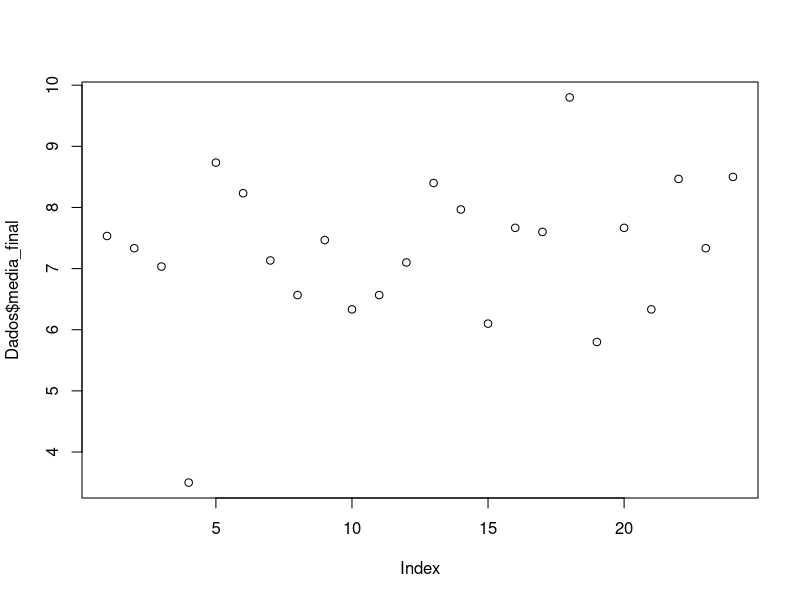
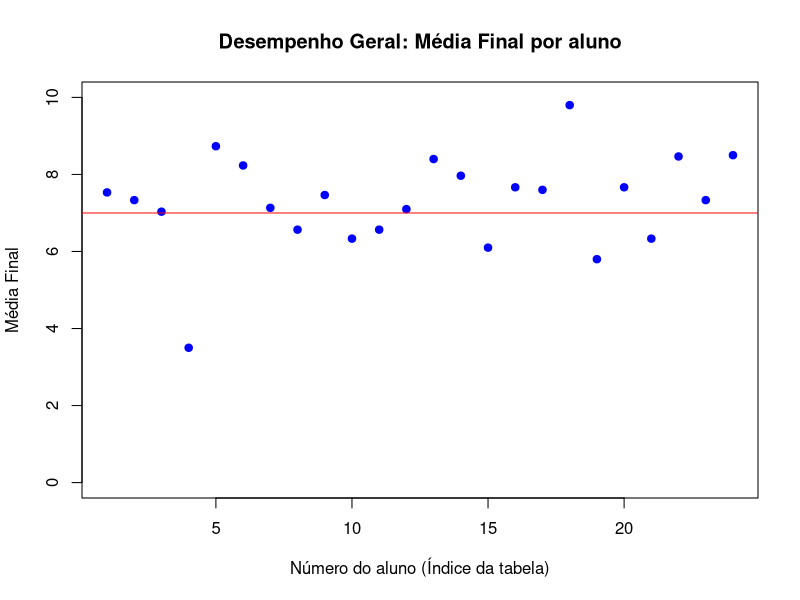
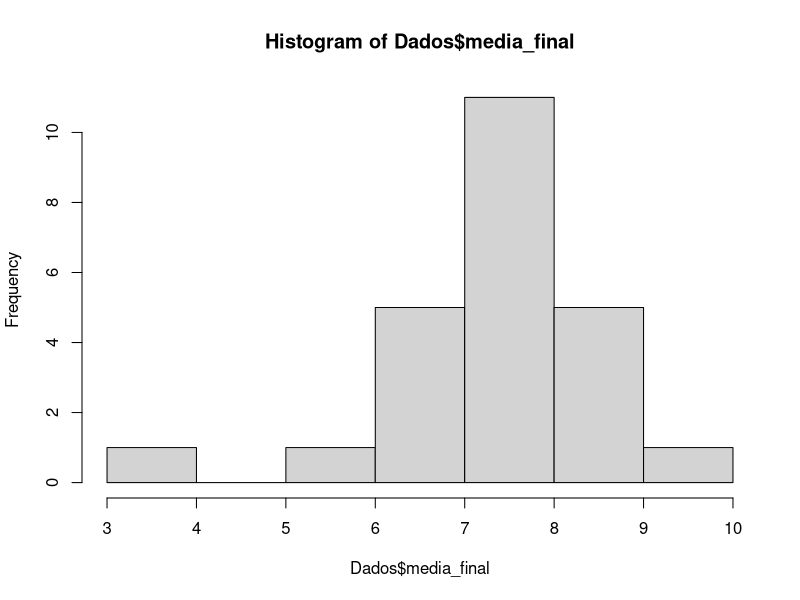
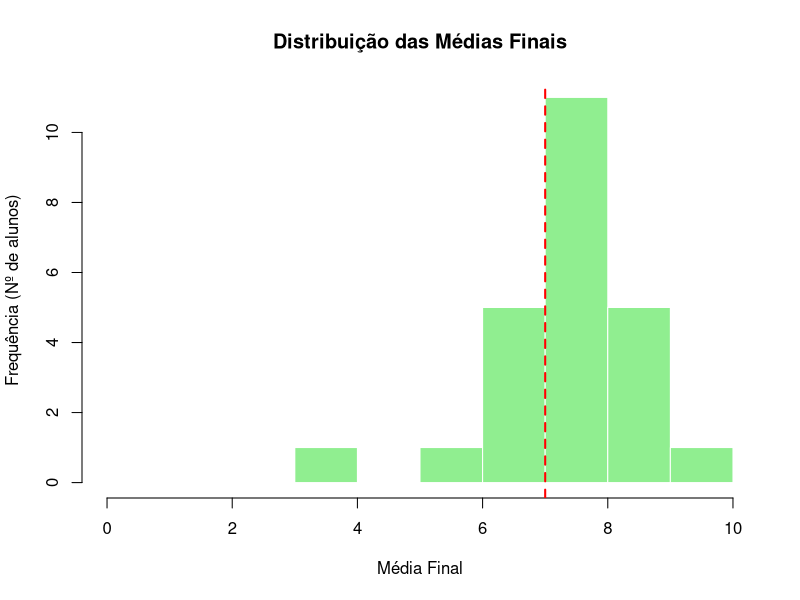
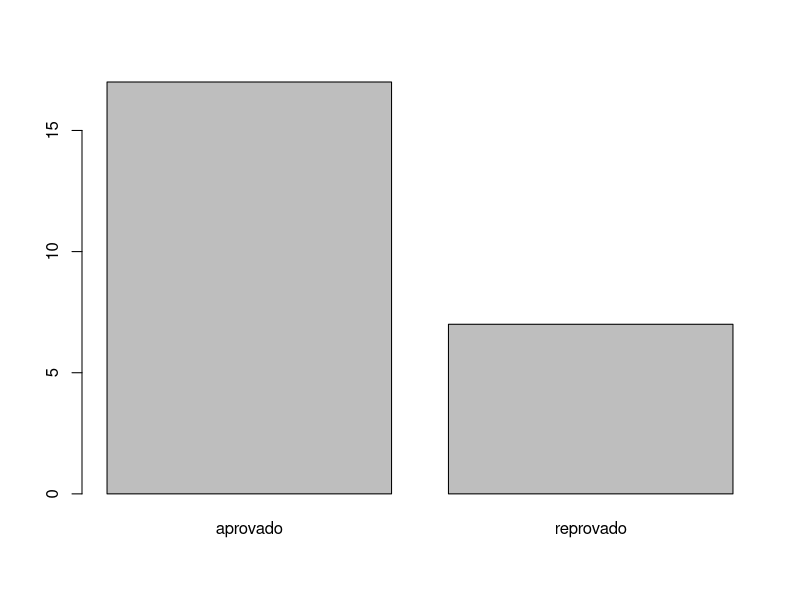

Write the R code that produced these figures, in order.
## ---- chunk 1
# Adição
2 + 2

#Subtração
2 - 2

# Divisão
4 / 2

# Multiplicação
4 * 10

# Potência
2 ^ 3
## ---- chunk 2
# Adição
x = 4
x 
# Divisão
y <-  20 / 2
y 
# Subtração
subtracao <- x - y
subtracao
# Multiplicação
x * y
## ---- chunk 3
# Criando uma lista com as idades (Números inteiros)
idades <- c(19, 22, 18, 25)
# Criando uma lista com as notas (Números decimais - use sempre PONTO em vez de vírgula)
notas <- c(8.5, 6.0, 9.2, 3.7)
## ---- chunk 4
# Incorreto:
# aluno_exemplo <- Ana

# Correto:
aluno_exemplo <- "Ana"

# Criando uma lista com o nome dos alunos
alunos <- c("Ana", "Bruno", "Carlos", "Luiz")
length(alunos)
## ---- chunk 5
# Criando uma lista lógica (Verdadeiro ou Falso)
aprovado <- c(TRUE, TRUE, TRUE, FALSE)
## ---- chunk 6
# 1: Soma de numeros decimais 
#1,5 + 6,8

# 2
#notas_exercicio <- c(8.5, 6.0, 9.2, 3.7

# 3
#alunos_exercicio <- c(Ana, "Bruno")
## ---- chunk 7
class(notas)
class(alunos)
class(aprovado)
## ---- chunk 8
aprovado_num <- as.numeric(aprovado)
aprovado_num
class(aprovado_num)
## ---- chunk 9
alunos[2]
notas[2] 
## ---- chunk 10
table(notas) # conta a frequência de cada valor
unique(idades)  # Mostra apenas os valores únicos sem repetição
tabela <- data.frame(alunos, idades, notas, aprovado) # Cria uma "planilha"
tabela
## ---- chunk 11
ls()
rm("aprovado_num")
## ---- chunk 12
# Quem tirou EXATAMENTE 6.0?
tabela$notas == 6.0

# Quem tirou uma nota DIFERENTE de 6.0?
tabela$notas != 6.0

# Quais alunos têm 20 anos ou menos?
tabela$idades <= 20

# Perguntando ao R: Quais notas são maiores ou iguais a 6.0?
tabela$notas >= 6.0
## ---- chunk 13
# &: O aluno tem menos de 20 anos e tirou nota maior que 8?
# Só será TRUE se as duas coisas forem verdade.
(tabela$idades < 20) & (tabela$notas > 8.0)
tabela$alunos[(tabela$idades < 20) & (tabela$notas > 8.0)]

# OU (|): O aluno tem menos de 20 anos OU tirou nota maior que 8?
# Será TRUE se pelo menos UMA das coisas for verdade.
(tabela$idades < 20) | (tabela$notas > 8.0)
sum((tabela$idades < 20) | (tabela$notas > 8.0))
table((tabela$idades < 20) | (tabela$notas > 8.0))
## ---- chunk 14

## ---- chunk 15
# Vamos checar a nota de apenas um aluno
# O código dentro das chaves {} só vai rodar se a condição for TRUE

if (tabela$notas[2] >= 7.0) {
  print(paste("Parabéns", tabela$alunos[2], "você foi aprovado, pode curtir as férias!"))
} else {
  print(paste("Infelizmente", tabela$alunos[2], "você reprovou, nos vemos ano que vem."))
}
## ---- chunk 16
for (i in 1:4) {
  
  if (tabela$notas[i] >= 6.0) {
    print(paste("Parabéns", tabela$alunos[i], "você foi aprovado, pode curtir as férias."))
  } else {
    print(paste("Infelizmente", tabela$alunos[i], "você reprovou, nos vemos ano que vem."))
  }
}
## ---- chunk 17
# Criando a lista de situação automaticamente
ifelse(tabela$notas >= 6.0, "Aprovado", "Reprovado")
## ---- chunk 18
getwd()
list.files() 
#install.packages("readxl") #Comando para baixar pacote
library(readxl) #Comando para chamar pacote já baixado

Dados <- read_excel("Notas.xlsx")
summary(Dados)
View(Dados)
## ---- chunk 19
Dados <- read_excel("Notas.xlsx", skip = 2, col_names = c("aluno", "mat_primeira", "mat_segunda", "mat_terceira"), col_types = c("text", "numeric", "numeric", "numeric"))
View(Dados)
Dados$aluno[Dados$mat_primeira >= 9]
summary(Dados)
Dados$mat_primeira <- as.numeric(Dados$mat_primeira)
Dados$mat_segunda <- as.numeric(Dados$mat_segunda)
Dados$mat_terceira <- as.numeric(Dados$mat_terceira)
summary(Dados)
rowMeans(Dados[Dados$aluno == "Maria", 2:4])

summary(Dados)
class(Dados$mat_primeira)
## ---- chunk 20
# Calculando a média
rowMeans(Dados[Dados$aluno == "Maria", 2:4])

# Calculando a média de todos os alunos de uma só vez
Dados$media_final <- rowMeans(Dados[ , 2:4])

# Olhar as 6 primeiras linhas 
head(Dados)
## ---- chunk 21
# Gráfico de pontos básico da Média
plot(Dados$media_final)

# Evoluindo o gráfico de pontos
plot(Dados$media_final,
     main = "Desempenho Geral: Média Final por aluno",
     xlab = "Número do aluno (Índice da tabela)",
     ylab = "Média Final",
     pch = 19,               # Usa bolinhas preenchidas
     col = "blue",         # Cor dos pontos
     ylim = c(0, 10))        # Fixa o eixo Y entre 0 e 10

# Adicionando a linha de corte (nota )
abline(h = 7, col = "red")
## ---- chunk 22
# Histograma básico
hist(Dados$media_final)


hist(Dados$media_final,
     main = "Distribuição das Médias Finais",
     xlab = "Média Final",
     ylab = "Frequência (Nº de alunos)",
     col = "lightgreen",
     border = "white",
     xlim = c(0, 10))

# Adicionando a linha de corte da escola (nota 7.0)
abline(v = 7, col = "red", lwd = 2, lty = 2)
## ---- chunk 23
# Se a média for maior ou igual a 7.0, Aprovado. Senão, Reprovado.
## Dica, use ifelse
Dados$situacao <- ifelse(Dados$media_final >= 7, "aprovado", "reprovado")

View(Dados)
## ---- chunk 24
# Pedindo ao R para contar quantos alunos existem em cada situação
table(Dados$situacao)

# Gráfico de barras
barplot(table(Dados$situacao))
